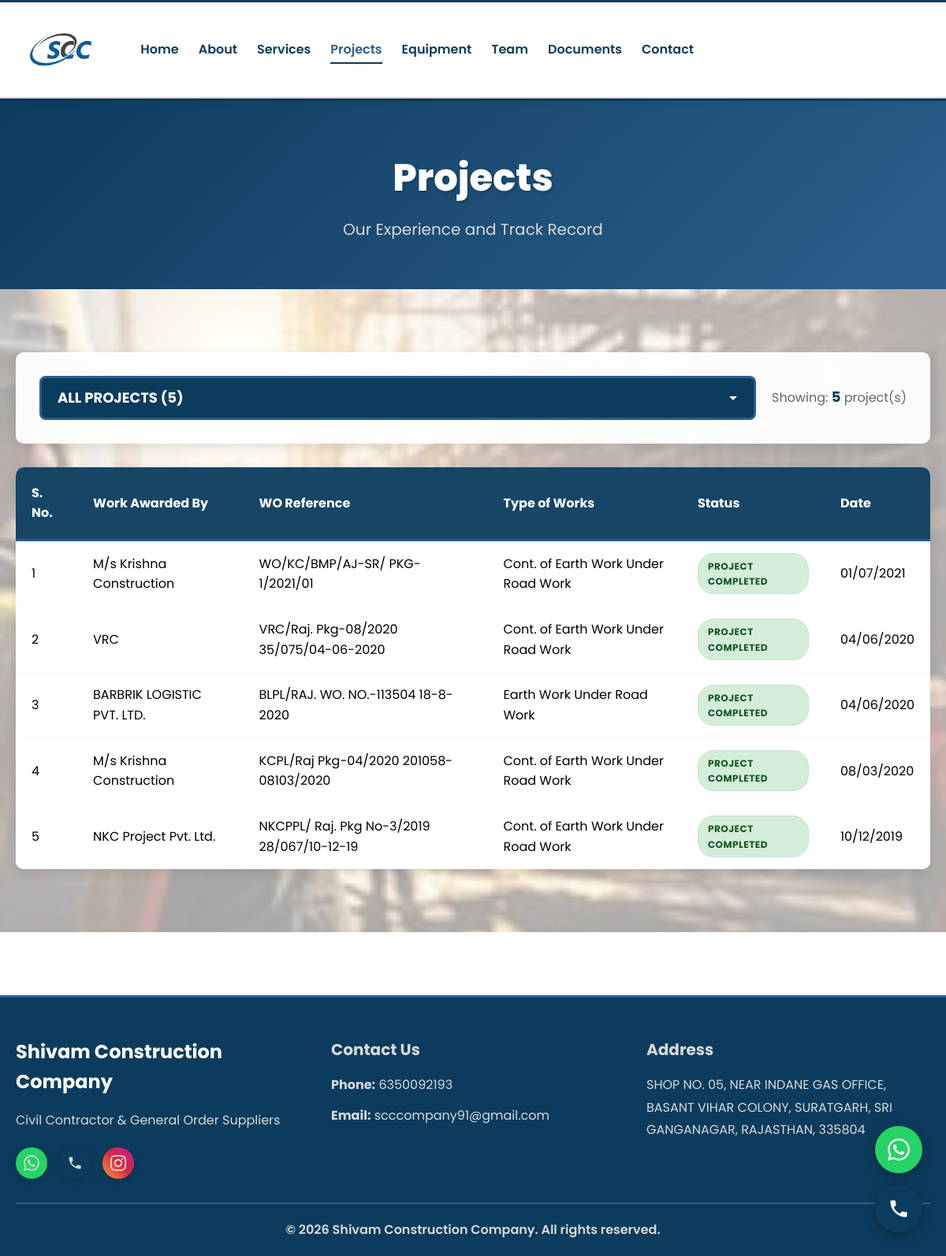
/projects/, run on the app's committed database.
### shivam/models.py (models this page shows, shortened)
class CompletedProject(models.Model):
    PROJECT_STATUS = [
        ('completed', 'Project Completed'),
        ('on_hand', 'Project On Hand'),
        ('ongoing', 'Ongoing Projects'),
    ]
    work_awarded_by = models.CharField(max_length=200)
    wo_reference = models.CharField(max_length=200)
    type_of_work = models.CharField(max_length=300)
    date = models.DateField()
    status = models.CharField(max_length=20, choices=PROJECT_STATUS, default='completed')
    image = models.ImageField(upload_to='projects/', blank=True, null=True)
    order = models.IntegerField(default=0)
    class Meta:
        ordering = ['-date', 'order']
        verbose_name_plural = "Projects"

class CompanyInfo(models.Model):
    name = models.CharField(max_length=200, default="Shivam Construction Company")
    tagline = models.CharField(max_length=300, default="Civil Contractor & General Order Suppliers")
    phone = models.CharField(max_length=20, default="6350092193")
    email = models.EmailField(default="scccompany91@gmail.com")
    address = models.TextField(default="SHOP NO. 05, NEAR INDANE GAS OFFICE, BASANT VIHAR COLONY, SURATGARH, SRI GANGANAGAR, RAJASTHAN, 335804")
    vision = models.TextField(blank=True)
    quality_policy = models.TextField(blank=True)
    introduction = models.TextField(blank=True)
    logo = models.ImageField(upload_to='company/', blank=True, null=True)
    hero_image = models.ImageField(upload_to='company/', blank=True, null=True)
    instagram_url = models.URLField(blank=True, default="https://www.instagram.com/shivamconstruction")
    services_bg = models.ImageField(upload_to='company/backgrounds/', blank=True, null=True, verbose_name="Services Page Background")
    projects_bg = models.ImageField(upload_to='company/backgrounds/', blank=True, null=True, verbose_name="Projects Page Background")
    equipment_bg = models.ImageField(upload_to='company/backgrounds/', blank=True, null=True, verbose_name="Equipment Page Background")
    vision_bg = models.ImageField(upload_to='company/backgrounds/', blank=True, null=True, verbose_name="Vision Section Background")
    quality_bg = models.ImageField(upload_to='company/backgrounds/', blank=True, null=True, verbose_name="Quality Section Background")
    team_bg = models.ImageField(upload_to='company/backgrounds/', blank=True, null=True, verbose_name="Team Page Background")
    contact_bg = models.ImageField(upload_to='company/backgrounds/', blank=True, null=True, verbose_name="Contact Page Background")
    class Meta:
        verbose_name_plural = "Company Information"

### shivam/views.py (the view)
# urls.py: path('projects/', views.projects, name='projects'),
def projects(request):
    company = CompanyInfo.objects.first()
    status_filter = request.GET.get('status', 'all')
    all_projects = CompletedProject.objects.all()
    if status_filter == 'completed':
        projects = all_projects.filter(status='completed')
    elif status_filter == 'on_hand':
        projects = all_projects.filter(status='on_hand')
    elif status_filter == 'ongoing':
        projects = all_projects.filter(status='ongoing')
    else:
        projects = all_projects
    completed_count = all_projects.filter(status='completed').count()
    on_hand_count = all_projects.filter(status='on_hand').count()
    ongoing_count = all_projects.filter(status='ongoing').count()
    context = {
        'projects': projects,
        'company': company,
        'current_filter': status_filter,
        'completed_count': completed_count,
        'on_hand_count': on_hand_count,
        'ongoing_count': ongoing_count,
        'total_count': all_projects.count(),
    }
    return render(request, 'shivam/projects.html', context)

### templates/shivam/projects.html (shortened to what this page needs)
{% extends 'shivam/base.html' %}
{% load static %}
{% block content %}
<section class="page-header">
    <div class="container">
        <h1>Projects</h1>
        <p class="subtitle">Our Experience and Track Record</p>
    </div>
</section>
<section class="section projects-section page-background" {% if company.projects_bg %}style="background-image: url('{{ company.projects_bg.url }}');"{% elif company.hero_image %}style="background-image: url('{{ company.hero_image.url }}');"{% else %}style="background-image: url('{% static "images/projects-bg.jpg" %}');"{% endif %}>
    <div class="container">
        <div class="project-filters">
            <div class="filter-dropdown-wrapper">
                <select id="projectFilter" class="project-filter-dropdown" onchange="filterProjects(this.value)">
                    <option value="all" {% if current_filter == 'all' %}selected{% endif %}>ALL PROJECTS ({{ total_count }})</option>
                </select>
            </div>
            <div class="filter-info">
                <p>Showing: <strong id="showingCount">{{ projects.count }}</strong> project(s)</p>
            </div>
        </div>
        <div class="projects-table-wrapper">
            <table class="projects-table">
                <thead>
                    <tr>
                        <th>S. No.</th>
                        <th>Work Awarded By</th>
                        <th>WO Reference</th>
                        <th>Type of Works</th>
                        <th>Status</th>
                        <th>Date</th>
                    </tr>
                </thead>
                <tbody>
                    {% for project in projects %}
                    <tr>
                        <td>{{ forloop.counter }}</td>
                        <td>{{ project.work_awarded_by }}</td>
                        <td>{{ project.wo_reference }}</td>
                        <td>{{ project.type_of_work }}</td>
                        <td>
                            <span class="status-badge status-{{ project.status }}">
                                {{ project.get_status_display }}
                            </span>
                        </td>
                        <td>{{ project.date|date:"d/m/Y" }}</td>
                    </tr>
                    {% endfor %}
                </tbody>
            </table>
        </div>
    </div>
</section>
{% endblock %}

### templates/shivam/base.html (shortened to what this page needs)
{% load static %}
<!DOCTYPE html>
<html lang="en">
<head>
    <link rel="stylesheet" href="{% static 'css/style.css' %}">
</head>
<body>
    <nav class="navbar">
        <div class="container">
            <div class="nav-wrapper">
                <div class="logo">
                    {% if company.logo %}
                        <img src="{{ company.logo.url }}" alt="SCC Logo" class="logo-image">
                    {% else %}
                        <img src="{% static 'images/images.png' %}" alt="SCC Logo" class="logo-image" onerror="this.style.display='none'; this.nextElementSibling.style.display='flex';">
                    {% endif %}
                </div>
                <div class="nav-links">
                    <a href="{% url 'home' %}" class="{% if request.resolver_match.url_name == 'home' %}active{% endif %}">Home</a>
                    <a href="{% url 'about' %}" class="{% if request.resolver_match.url_name == 'about' %}active{% endif %}">About</a>
                    <a href="{% url 'services' %}" class="{% if request.resolver_match.url_name == 'services' %}active{% endif %}">Services</a>
                    <a href="{% url 'projects' %}" class="{% if request.resolver_match.url_name == 'projects' %}active{% endif %}">Projects</a>
                    <a href="{% url 'equipment' %}" class="{% if request.resolver_match.url_name == 'equipment' %}active{% endif %}">Equipment</a>
                    <a href="{% url 'team' %}" class="{% if request.resolver_match.url_name == 'team' %}active{% endif %}">Team</a>
                    <a href="{% url 'documents' %}" class="{% if request.resolver_match.url_name == 'documents' %}active{% endif %}">Documents</a>
                    <a href="{% url 'contact' %}" class="{% if request.resolver_match.url_name == 'contact' %}active{% endif %}">Contact</a>
                </div>
            </div>
        </div>
    </nav>
    <main>
        {% block content %}{% endblock %}
    </main>
    <div class="floating-contact">
        <a href="https://wa.me/91{{ company.phone|default:'6350092193' }}" target="_blank" class="floating-btn whatsapp-btn" title="WhatsApp">
        </a>
        <a href="tel:{{ company.phone|default:'6350092193' }}" class="floating-btn call-btn" title="Call Us">
        </a>
    </div>
    <footer class="footer">
        <div class="container">
            <div class="footer-content">
                <div class="footer-section">
                    <h3>Shivam Construction Company</h3>
                    <p>{{ company.tagline|default:"Civil Contractor & General Order Suppliers" }}</p>
                    <div class="social-links">
                        <a href="https://wa.me/91{{ company.phone|default:'6350092193' }}" target="_blank" class="social-icon whatsapp" title="WhatsApp">
                        </a>
                        <a href="tel:{{ company.phone|default:'6350092193' }}" class="social-icon phone" title="Call Us">
                        </a>
                        <a href="{{ company.instagram_url|default:'https://www.instagram.com/shivamconstruction' }}" target="_blank" class="social-icon instagram" title="Instagram">
                        </a>
                    </div>
                </div>
                <div class="footer-section">
                    <h4>Contact Us</h4>
                    <p><strong>Phone:</strong> <a href="tel:{{ company.phone|default:'6350092193' }}">{{ company.phone|default:"6350092193" }}</a></p>
                    <p><strong>Email:</strong> <a href="mailto:{{ company.email|default:'scccompany91@gmail.com' }}">{{ company.email|default:"scccompany91@gmail.com" }}</a></p>
                </div>
                <div class="footer-section">
                    <h4>Address</h4>
                    <p>{{ company.address|default:"SHOP NO. 05, NEAR INDANE GAS OFFICE, BASANT VIHAR COLONY, SURATGARH, SRI GANGANAGAR, RAJASTHAN, 335804" }}</p>
                </div>
            </div>
            <div class="footer-bottom">
                <p>&copy; {% now "Y" %} Shivam Construction Company. All rights reserved.</p>
            </div>
        </div>
    </footer>
</body>
</html>

### data on the page
CompletedProject: work_awarded_by "M/s Krishna Construction", wo_reference "WO/KC/BMP/AJ-SR/ PKG-1/2021/01", type_of_work "Cont. of Earth Work Under Road Work", status "PROJECT COMPLETED", date "01/07/2021"
CompletedProject: work_awarded_by "VRC", wo_reference "VRC/Raj. Pkg-08/2020 35/075/04-06-2020", type_of_work "Cont. of Earth Work Under Road Work", status "PROJECT COMPLETED", date "04/06/2020"
CompletedProject: work_awarded_by "BARBRIK LOGISTIC PVT. LTD.", wo_reference "BLPL/RAJ. WO. NO.-113504 18-8-2020", type_of_work "Earth Work Under Road Work", status "PROJECT COMPLETED", date "04/06/2020"
CompletedProject: work_awarded_by "M/s Krishna Construction", wo_reference "KCPL/Raj Pkg-04/2020 201058-08103/2020", type_of_work "Cont. of Earth Work Under Road Work", status "PROJECT COMPLETED", date "08/03/2020"
CompletedProject: work_awarded_by "NKC Project Pvt. Ltd.", wo_reference "NKCPPL/ Raj. Pkg No-3/2019 28/067/10-12-19", type_of_work "Cont. of Earth Work Under Road Work", status "PROJECT COMPLETED", date "10/12/2019"
CompanyInfo: tagline "Civil Contractor & General Order Suppliers", phone "6350092193", email "scccompany91@gmail.com", address "SHOP NO. 05, NEAR INDANE GAS OFFICE, BASANT VIHAR COLONY, SURATGARH, SRI GANGANAGAR, RAJASTHAN, 335804"

### other printed values
{{ projects.count }} "5"
